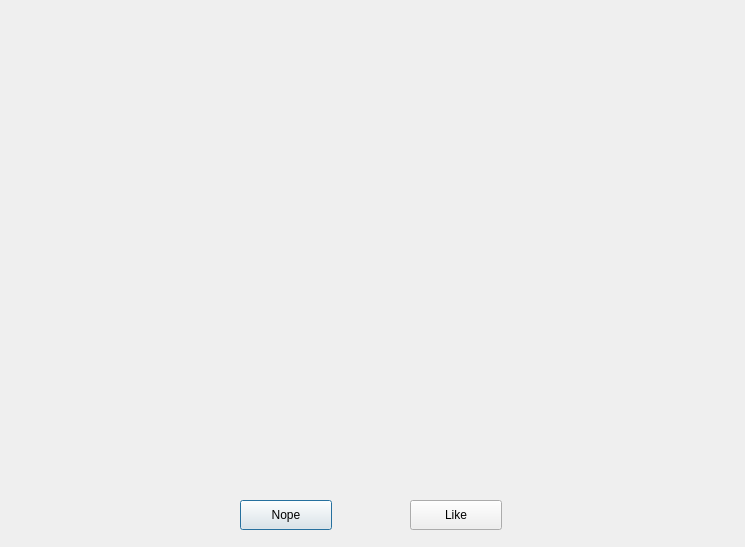
<?xml version="1.0" encoding="UTF-8"?>
<ui version="4.0">
 <class>Dialog</class>
 <widget class="QDialog" name="Dialog">
  <property name="geometry">
   <rect>
    <x>0</x>
    <y>0</y>
    <width>745</width>
    <height>547</height>
   </rect>
  </property>
  <property name="windowTitle">
   <string>Dialog</string>
  </property>
  <widget class="QPushButton" name="pushButton">
   <property name="geometry">
    <rect>
     <x>240</x>
     <y>500</y>
     <width>92</width>
     <height>30</height>
    </rect>
   </property>
   <property name="text">
    <string>Nope</string>
   </property>
  </widget>
  <widget class="QPushButton" name="pushButton_2">
   <property name="geometry">
    <rect>
     <x>410</x>
     <y>500</y>
     <width>92</width>
     <height>30</height>
    </rect>
   </property>
   <property name="text">
    <string>Like</string>
   </property>
  </widget>
 </widget>
 <resources>
  <include location="images/test.qrc"/>
 </resources>
 <connections/>
</ui>
